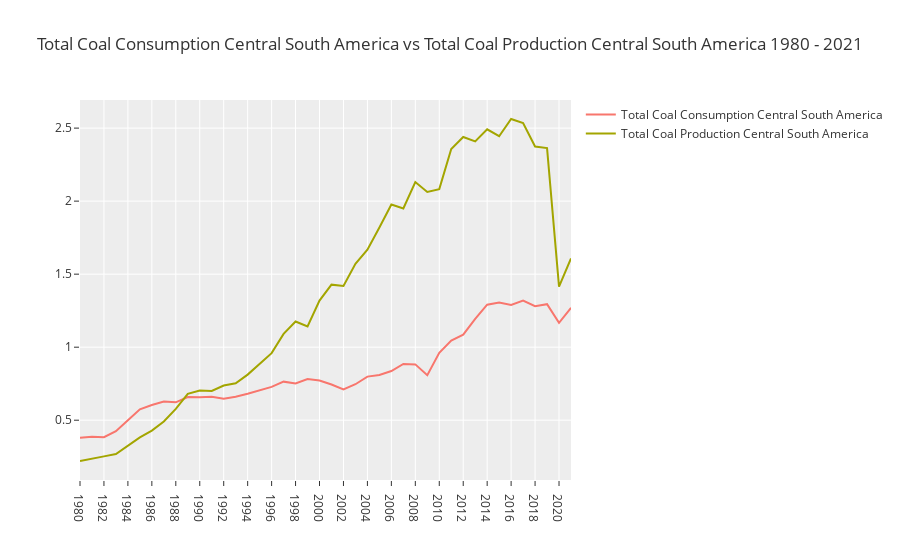

Source (notebook cell):
### Code cell
fig_coal_csa = go.Figure()
fig_coal_csa = fig_coal_csa.add_trace(go.Scatter(x=con_coal_csa_sum.index, y=con_coal_csa_sum['Total_Coal_Consumption_Central_South_America'], name='Total Coal Consumption Central South America'))
fig_coal_csa = fig_coal_csa.add_trace(go.Scatter(x=prod_coal_csa_sum.index, y=prod_coal_csa_sum['Total_Production_Central_South_America'], name='Total Coal Production Central South America'))
fig_coal_csa.update_layout(title='Total Coal Consumption Central South America vs Total Coal Production Central South America 1980 - 2021')
fig_coal_csa.show()

### Figure 1 — Plotly figure (JSON) as saved in the notebook; plotly's stock layout.template omitted (floating-point values rounded to 4 significant figures)
{"data": [{"name": "Total Coal Consumption Central South America", "type": "scatter", "x": ["1980", "1981", "1982", "1983", "1984", "1985", "1986", "1987", "1988", "1989", "1990", "1991", "1992", "1993", "1994", "1995", "1996", "1997", "1998", "1999", "2000", "2001", "2002", "2003", "2004", "2005", "2006", "2007", "2008", "2009", "2010", "2011", "2012", "2013", "2014", "2015", "2016", "2017", "2018", "2019", "2020", "2021"], "y": [0.3797, 0.3868, 0.3834, 0.4248, 0.4994, 0.5747, 0.6043, 0.6278, 0.6223, 0.6582, 0.657, 0.6604, 0.6469, 0.6608, 0.6813, 0.7029, 0.7282, 0.764, 0.7522, 0.7817, 0.7719, 0.7445, 0.7105, 0.7464, 0.7984, 0.8096, 0.8369, 0.8854, 0.8822, 0.8087, 0.9617, 1.046, 1.086, 1.194, 1.291, 1.306, 1.29, 1.319, 1.281, 1.294, 1.166, 1.27]}, {"name": "Total Coal Production Central South America", "type": "scatter", "x": ["1980", "1981", "1982", "1983", "1984", "1985", "1986", "1987", "1988", "1989", "1990", "1991", "1992", "1993", "1994", "1995", "1996", "1997", "1998", "1999", "2000", "2001", "2002", "2003", "2004", "2005", "2006", "2007", "2008", "2009", "2010", "2011", "2012", "2013", "2014", "2015", "2016", "2017", "2018", "2019", "2020", "2021"], "y": [0.2207, 0.2346, 0.2523, 0.269, 0.3256, 0.3829, 0.429, 0.4917, 0.5778, 0.6804, 0.7031, 0.7, 0.7378, 0.7528, 0.8123, 0.884, 0.9593, 1.091, 1.176, 1.142, 1.319, 1.428, 1.42, 1.571, 1.667, 1.82, 1.977, 1.95, 2.13, 2.063, 2.082, 2.357, 2.439, 2.409, 2.492, 2.445, 2.562, 2.535, 2.374, 2.363, 1.415, 1.607]}], "layout": {"title": {"text": "Total Coal Consumption Central South America vs Total Coal Production Central South America 1980 - 2021"}}}
